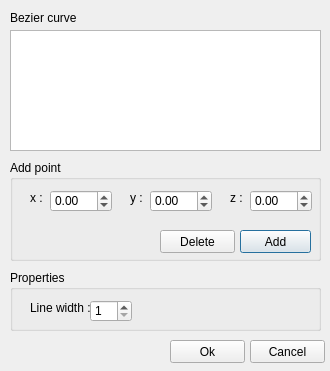
<?xml version="1.0" encoding="UTF-8"?>
<ui version="4.0">
 <class>BezierCurveCreation</class>
 <widget class="QDialog" name="BezierCurveCreation">
  <property name="geometry">
   <rect>
    <x>0</x>
    <y>0</y>
    <width>330</width>
    <height>371</height>
   </rect>
  </property>
  <property name="windowTitle">
   <string>BezierCurveCreation</string>
  </property>
  <property name="modal">
   <bool>true</bool>
  </property>
  <widget class="QLabel" name="label">
   <property name="geometry">
    <rect>
     <x>10</x>
     <y>10</y>
     <width>71</width>
     <height>16</height>
    </rect>
   </property>
   <property name="text">
    <string>Bezier curve</string>
   </property>
  </widget>
  <widget class="QGroupBox" name="groupBox">
   <property name="geometry">
    <rect>
     <x>10</x>
     <y>160</y>
     <width>311</width>
     <height>101</height>
    </rect>
   </property>
   <property name="title">
    <string>Add point</string>
   </property>
   <widget class="QLabel" name="label_2">
    <property name="geometry">
     <rect>
      <x>20</x>
      <y>30</y>
      <width>21</width>
      <height>16</height>
     </rect>
    </property>
    <property name="text">
     <string>x :</string>
    </property>
   </widget>
   <widget class="QLabel" name="label_3">
    <property name="geometry">
     <rect>
      <x>120</x>
      <y>30</y>
      <width>21</width>
      <height>16</height>
     </rect>
    </property>
    <property name="text">
     <string>y : </string>
    </property>
   </widget>
   <widget class="QLabel" name="label_4">
    <property name="geometry">
     <rect>
      <x>220</x>
      <y>30</y>
      <width>21</width>
      <height>16</height>
     </rect>
    </property>
    <property name="text">
     <string>z : </string>
    </property>
   </widget>
   <widget class="QDoubleSpinBox" name="xSpinBox">
    <property name="geometry">
     <rect>
      <x>40</x>
      <y>30</y>
      <width>62</width>
      <height>22</height>
     </rect>
    </property>
    <property name="minimum">
     <double>-1000.000000000000000</double>
    </property>
    <property name="maximum">
     <double>1000.000000000000000</double>
    </property>
    <property name="singleStep">
     <double>0.500000000000000</double>
    </property>
   </widget>
   <widget class="QDoubleSpinBox" name="ySpinBox">
    <property name="geometry">
     <rect>
      <x>140</x>
      <y>30</y>
      <width>62</width>
      <height>22</height>
     </rect>
    </property>
    <property name="minimum">
     <double>-1000.000000000000000</double>
    </property>
    <property name="maximum">
     <double>1000.000000000000000</double>
    </property>
    <property name="singleStep">
     <double>0.500000000000000</double>
    </property>
   </widget>
   <widget class="QDoubleSpinBox" name="zSpinBox">
    <property name="geometry">
     <rect>
      <x>240</x>
      <y>30</y>
      <width>62</width>
      <height>22</height>
     </rect>
    </property>
    <property name="minimum">
     <double>-1000.000000000000000</double>
    </property>
    <property name="maximum">
     <double>1000.000000000000000</double>
    </property>
    <property name="singleStep">
     <double>0.500000000000000</double>
    </property>
   </widget>
   <widget class="QPushButton" name="addPointButton">
    <property name="geometry">
     <rect>
      <x>230</x>
      <y>70</y>
      <width>71</width>
      <height>23</height>
     </rect>
    </property>
    <property name="text">
     <string>Add</string>
    </property>
   </widget>
   <widget class="QPushButton" name="deletePointButton">
    <property name="geometry">
     <rect>
      <x>150</x>
      <y>70</y>
      <width>75</width>
      <height>23</height>
     </rect>
    </property>
    <property name="text">
     <string>Delete</string>
    </property>
   </widget>
  </widget>
  <widget class="QGroupBox" name="groupBox_2">
   <property name="geometry">
    <rect>
     <x>10</x>
     <y>270</y>
     <width>311</width>
     <height>61</height>
    </rect>
   </property>
   <property name="title">
    <string>Properties</string>
   </property>
   <widget class="QLabel" name="label_5">
    <property name="geometry">
     <rect>
      <x>20</x>
      <y>30</y>
      <width>61</width>
      <height>16</height>
     </rect>
    </property>
    <property name="text">
     <string>Line width :</string>
    </property>
   </widget>
   <widget class="QSpinBox" name="lineWidthSpinBox">
    <property name="geometry">
     <rect>
      <x>80</x>
      <y>30</y>
      <width>42</width>
      <height>22</height>
     </rect>
    </property>
    <property name="minimum">
     <number>1</number>
    </property>
    <property name="maximum">
     <number>100</number>
    </property>
   </widget>
  </widget>
  <widget class="QPushButton" name="okButton">
   <property name="geometry">
    <rect>
     <x>170</x>
     <y>340</y>
     <width>75</width>
     <height>23</height>
    </rect>
   </property>
   <property name="text">
    <string>Ok</string>
   </property>
  </widget>
  <widget class="QPushButton" name="cancelButton">
   <property name="geometry">
    <rect>
     <x>250</x>
     <y>340</y>
     <width>75</width>
     <height>23</height>
    </rect>
   </property>
   <property name="text">
    <string>Cancel</string>
   </property>
  </widget>
  <widget class="QListWidget" name="pointList">
   <property name="geometry">
    <rect>
     <x>10</x>
     <y>30</y>
     <width>311</width>
     <height>121</height>
    </rect>
   </property>
   <property name="sizeAdjustPolicy">
    <enum>QAbstractScrollArea::AdjustToContents</enum>
   </property>
  </widget>
 </widget>
 <layoutdefault spacing="6" margin="11"/>
 <resources/>
 <connections/>
</ui>
